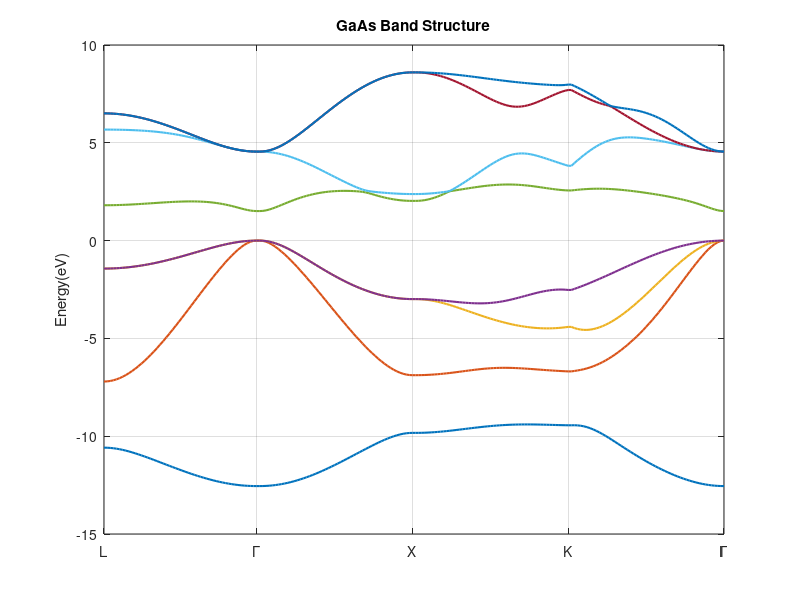

Write the MATLAB code that produced this figure.
clear; clc; close all;
%Time Binding Parameters(GaAs)
P1=-6.72357;
P2=-3.97833;
P3=0.64095;
P4=2.87407;
P5=-6.90000;
P6=5.24000;
P7=4.32100;
P8=2.00000;
P9=5.50000;
P10=-0.33905;
P11=-1.75633;
P12=0.60000;
P13=0.96000;
P14=0.44445;
P15=1.12077;
P16=0.04520;
P17=0.09640;
P18=-0.04738;
P19=-0.06533;
P20=0.78000;
P21=-0.08000;
P22=0.00000;
P23=0.00000;
%k的路徑
nk=50;
L=[0.5,0.5,0.5];
Gamma=[0.0,0.0,0.0];
X=[1.0,0.0,0.0];
K=[0.75,0.75,0.0];
k_path=[
    linspace(L(1),Gamma(1),nk)',linspace(L(2),Gamma(2),nk)',linspace(L(3),Gamma(3),nk)';
    linspace(Gamma(1),X(1),nk)',linspace(Gamma(2),X(2),nk)',linspace(Gamma(3),X(3),nk)';
    linspace(X(1),K(1),nk)',linspace(X(2),K(2),nk)',linspace(X(3),K(3),nk)';
    linspace(K(1),Gamma(1),nk)',linspace(K(2),Gamma(2),nk)',linspace(K(3),Gamma(3),nk)'];
total_nk=size(k_path,1);
E_bands=zeros(total_nk,8);
for i=1:total_nk
    kx=k_path(i,1);
    ky=k_path(i,2);
    kz=k_path(i,3);
    C1=cos(pi*kx);
    C2=cos(pi*ky);
    C3=cos(pi*kz);
    S1=sin(pi*kx);
    S2=sin(pi*ky);
    S3=sin(pi*kz);
    cx=cos(pi*kx/2);
    cy=cos(pi*ky/2);
    cz=cos(pi*kz/2);
    sx=sin(pi*kx/2);
    sy=sin(pi*ky/2);
    sz=sin(pi*kz/2);
    g0=cx*cy*cz-1i*sx*sy*sz;
    g1=-cx*sy*sz+1i*sx*cy*cz;
    g2=-sx*cy*sz+1i*cx*sy*cz;
    g3=-sx*sy*cz+1i*cx*cy*sz;
    H=zeros(8,8);
    H(1,1)=P2+P19*(C1*C2+C2*C3+C3*C1);
    H(2,2)=P4+P15*C1*(C2+C3)+P11*C2*C3;
    H(3,3)=P4+P15*C2*(C1+C3)+P11*C1*C3;
    H(4,4)=P4+P15*C3*(C1+C2)+P11*C1*C2;
    H(5,5)=P1+P18*(C1*C2+C2*C3+C3*C1);
    H(6,6)=P3+P14*C1*(C2+C3)+P10*C2*C3;
    H(7,7)=P3+P14*C2*(C1+C3)+P10*C1*C3;
    H(8,8)=P3+P14*C3*(C1+C2)+P10*C1*C2;
    H(1,2)=-P21*S2*S3+1i*P17*S1*(C2+C3);
    H(1,3)=-P21*S1*S3+1i*P17*S2*(C1+C3);
    H(1,4)=-P21*S1*S2+1i*P17*S3*(C1+C2);
    H(2,3)=-P13*S1*S2-1i*P23*C3*(S1-S2);
    H(2,4)=-P13*S1*S3-1i*P23*C2*(S1-S3);
    H(3,4)=-P13*S2*S3-1i*P23*C1*(S2-S3);
    H(5,6)=P20*S2*S3+1i*P16*S1*(C2+C3);
    H(5,7)=P20*S1*S3+1i*P16*S2*(C1+C3);
    H(5,8)=P20*S1*S2+1i*P16*S3*(C1+C2);
    H(6,7)=-P12*S1*S2+1i*P22*C3*(S1-S2);
    H(6,8)=-P12*S1*S3+1i*P22*C2*(S1-S3);
    H(7,8)=-P12*S2*S3+1i*P22*C1*(S2-S3);
    H(1,5)=P5*g0;
    H(1,6)=P7*g1;
    H(1,7)=P7*g2;
    H(1,8)=P7*g3;
    H(2,5)=-P6*g1;
    H(2,6)=P8*g0;
    H(2,7)=P9*g3;
    H(2,8)=P9*g2;
    H(3,5)=-P6*g2;
    H(3,6)=P9*g3;
    H(3,7)=P8*g0;
    H(3,8)=P9*g1;
    H(4,5)=-P6*g3;
    H(4,6)=P9*g2;
    H(4,7)=P9*g1;
    H(4,8)=P8*g0;
    H=H+H'-diag(diag(H));
    eigenvalue=eig(H);
    E_bands(i,:)=sort(real(eigenvalue));
end
figure; hold on;
plot(1:total_nk,E_bands,'LineWidth',1.5);
xticks([1,nk,2*nk,3*nk,4*nk]);
xticklabels({'L','\Gamma','X', 'K','\Gamma'});
ylabel('Energy(eV)'); 
title('GaAs Band Structure');
grid on; 
box on; 
xlim([1, total_nk]);
